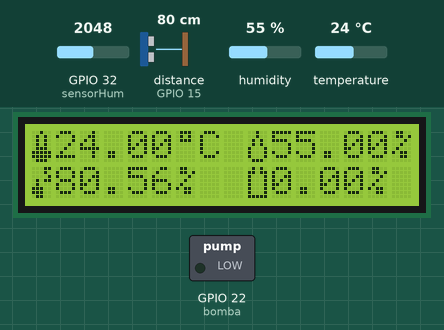
Simulated run of this sketch. Board: ESP32. On the bench: 16×2 character LCD, switched loads named in the sketch (green lamp = pin HIGH). Wiring (inferred from the names in the program): ultrasonic range finder: trigger GPIO 4; echo GPIO 15. The inputs (shaded band) are chosen by the test bench; at power-on: distance to the obstacle (sensor on GPIO 15) 80 cm, GPIO 32 (sensorHum) = 2048, humidity 55 %, temperature 24 °C. The echo pulse lasts 58.3 µs per cm; WiFi joins after 1.5 s; servers stay silent unless stated; uploads are accepted with an empty reply; pins used as bus, display or sensor lines are not drawn; what the sketch prints to the serial monitor is not drawn.

Above: at 3.2 s.
3.3 s: distance to the obstacle (sensor on GPIO 15) set to 2 cm
At 5.0 s:
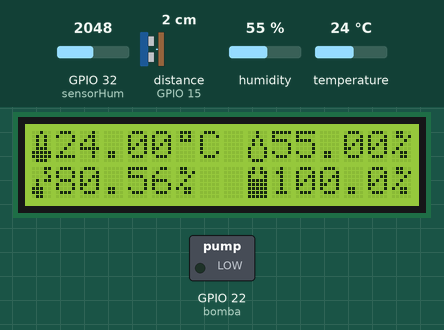
5.6 s: GPIO 32 (sensorHum) set to 2814
At 7.2 s:
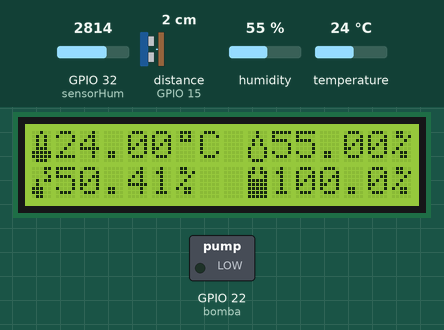
7.9 s: GPIO 32 (sensorHum) set to 2878
At 10.6 s:
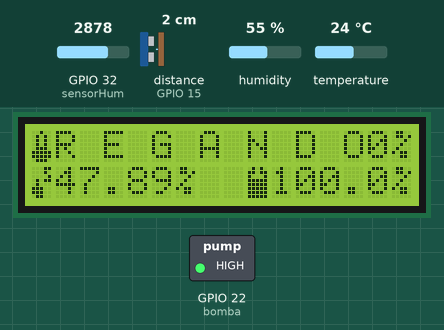
10.9 s: distance to the obstacle (sensor on GPIO 15) set to 22 cm
At 12.5 s:
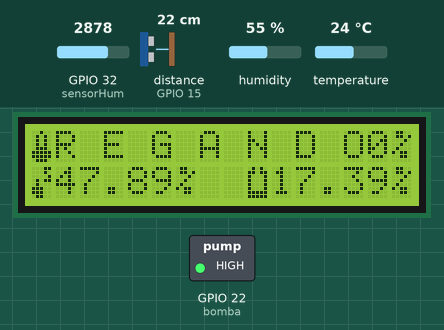
13.6 s: distance to the obstacle (sensor on GPIO 15) set to 28 cm
At 15.3 s:
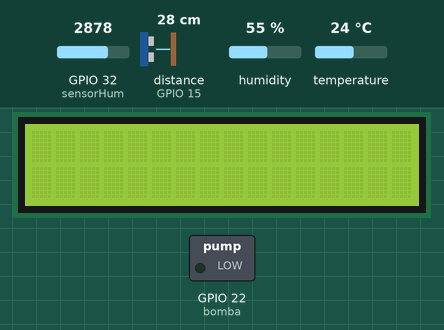
17.3 s: distance to the obstacle (sensor on GPIO 15) set to 9 cm
At 20.0 s:
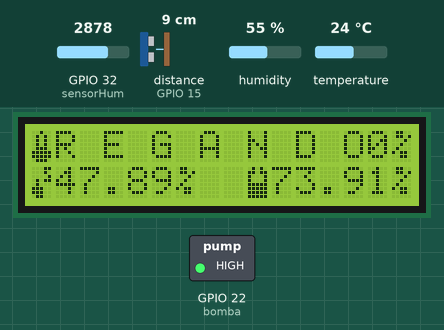
Timing chart, 0 to 21.5 s (numbered marks = the images above; inputs shaded):
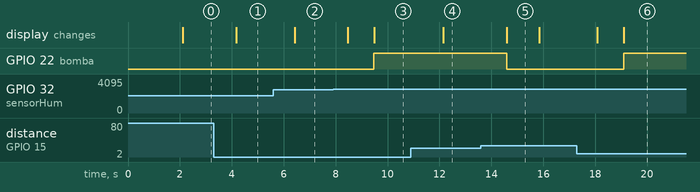

The sketch:

smartGHFinal.ino
```cpp
#include <HTTPClient.h>
#include <WiFi.h>
#include <LiquidCrystal.h>
#include <DHT.h>
#include <DHT_U.h>
#include <esp_wifi.h>
#include "config.h"
#define dht11 23
#define sensorHum 32
#define echoPin 15
#define trigPin 4
#define bomba 22

byte aguaVacia[8] = {
    0b01010,
    0b11011,
    0b10001,
    0b10001,
    0b10001,
    0b10001,
    0b10001,
    0b11111};
byte customChar[8] = {
    0b01110,
    0b01010,
    0b01110,
    0b00000,
    0b00000,
    0b00000,
    0b00000,
    0b00000};
byte porcentChar[] = {
    B01100,
    B01101,
    B00010,
    B00100,
    B01000,
    B10110,
    B00110,
    B00000};
byte termometro[] = {
    B00100,
    B01010,
    B01010,
    B01010,
    B01110,
    B11111,
    B11111,
    B01110};
byte gota[] = {
    B00100,
    B00100,
    B01010,
    B01010,
    B10001,
    B10001,
    B10001,
    B01110};
byte humSuelo[] = {
    B00011,
    B00010,
    B00001,
    B01011,
    B01000,
    B11100,
    B11100,
    B01100};
byte aguaLlena[] = {
    B01010,
    B11011,
    B10001,
    B11111,
    B11111,
    B11111,
    B11111,
    B11111};
byte aguaMedioLlena[] = {
    B01010,
    B11011,
    B10001,
    B10001,
    B11111,
    B11111,
    B11111,
    B11111};
byte aguaMitad[] = {
    B01010,
    B11011,
    B10001,
    B10001,
    B10001,
    B11111,
    B11111,
    B11111};
byte aguaBaja[] = {
    B01010,
    B11011,
    B10001,
    B10001,
    B10001,
    B10001,
    B11111,
    B11111};

DHT dht(dht11, DHT11);

const int rs=13 , en=12 , d4=14 , d5=27, d6=26, d7=25; // vo = potenciometro, vdd = 5V, k = ground, a = 5V,rw = ground, vss = ground
LiquidCrystal lcd(rs, en, d4, d5, d6, d7);
//ip estática
IPAddress ip_local(192,168,0,26);
IPAddress gateway(192,168,0,1);
IPAddress subnet(255,255,255,0);
IPAddress primaryDNS(8,8,8,8);
IPAddress secondaryDNS(8,8,4,4);

//mac personalizada
// uint8_t newMACAddress[] = {0x30, 0x45, 0x96, 0x1F, 0xBE, 0x2E};

float t, h, humS, hS, agua;
long seg, distance;
int bombaEstado = 0;

unsigned long time1;
int intervaloLecturas = 0;

void setup()
{
  Serial.begin(115200);
  dht.begin();
  lcd.begin(16, 2);
  lcd.createChar(0, customChar);
  lcd.createChar(1, porcentChar);
  lcd.createChar(2, termometro);
  lcd.createChar(3, gota);
  lcd.createChar(4, humSuelo);
  lcd.clear();
  pinMode(trigPin, OUTPUT);
  pinMode(echoPin, INPUT);
  digitalWrite(trigPin, LOW);
  pinMode(bomba, OUTPUT);
  digitalWrite(bomba, LOW);
  bombaEstado = 0;
  WiFi.mode(WIFI_STA);

  if (!WiFi.config(ip_local, gateway, subnet, primaryDNS, secondaryDNS)) {
    Serial.println("Error en configuracion");
  }

  WiFi.begin(ssid, password);

  Serial.print("Conectando...");
  lcd.setCursor(0,0);
  lcd.print("Conectando......");
  while (WiFi.status() != WL_CONNECTED) { //Check for the connection
    delay(500);
    Serial.print(".");
  }

  Serial.print("Conectado con éxito, mi IP es: ");
  Serial.println(WiFi.localIP());
  Serial.print("[OLD] ESP32 MAC Address:  ");
  Serial.println(WiFi.macAddress());
  lcd.print("Conectado :)");
  delay(500);
  lcd.clear();
  //configuramos la mac personalizada
  // esp_wifi_set_mac(WIFI_IF_STA, &newMACAddress[0]);
  // Serial.print("[NEW] ESP32 MAC Address:  ");
  // Serial.println(WiFi.macAddress());

}

void loop()
{
  time1 = millis(); // cada 5 segundos actualizar datos

  t = dht.readTemperature();
  h = dht.readHumidity();

  digitalWrite(trigPin, HIGH);
  delayMicroseconds(10);
  digitalWrite(trigPin, LOW);
  seg = pulseIn(echoPin, HIGH);
  distance = seg / 59; // 2 cm = 100%, 25cm = 0%
  agua = ((25.0 - distance) * 100.0) / 23.0;

  humS = analogRead(sensorHum); // 4095 seco y 1554 humedad perfecta
  hS = ((4095.0 - humS) * 100.0) / 2541.0;

  Serial.println("Temperatura: " + String(t) + "°C " + "Humedad: " + String(h) + "%");
  Serial.println("Humedad de suelo: " + String(hS) + " Nivel de agua: " + String(agua) + "%");
  Serial.println("Distancia:" + String(distance) + "cm Estado bomba: " + String(bombaEstado) + "\n");
   if (hS > 100.0)
  {
    hS = 100.0;
  }
  if (hS < 0.0)
  {
    hS = 0.0;
  }

  if (agua > 100.0 || distance <= 3)
  {
    agua = 100.0;
  }
  if (agua < 0.0 || distance >= 24)
  {
    agua = 0.0;
  }
  mostrarHumedadSuelo();
  mostrarNivelAgua();
  mostrarDHT11();
  if (bombaEstado == 0)
  {
    if (hS <= 49 && agua >= 15)
    {
      bombaEstado = 1;
    }
  }
  else
  {
    regar(agua);
  }
   if (time1 - intervaloLecturas >= 5000)
  {
    intervaloLecturas = time1;
    String datos = "METHOD=DATOS&temp=" + String(t) + "&hum=" + String(h) + "&humS=" + String(hS) + "&nivelAgua=" + String(agua) + "&bomba=" + String(bombaEstado);
    mandarDatos(datos);
  }
  delay(1000);
}
void regar(float agua)
{
  String datos = "METHOD=RIEGO&nivelAgua=" + String(agua);
  digitalWrite(bomba, HIGH);
  lcd.setCursor(1,0);
  lcd.print("R E G A N D O");
  mostrarHumedadSuelo();
  mostrarNivelAgua();
  Serial.println("\nREGADO\n");
  if (hS >= 50 || agua <= 0)
  {
    digitalWrite(bomba, LOW);
    bombaEstado = 0;
    lcd.clear();
  }
  mandarDatos(datos);
}

void mostrarDHT11()
{
  // mostrar temperatura ambiental
  lcd.setCursor(0, 0);
  lcd.write(byte(2));
  lcd.print(t);
  lcd.write(byte(0));
  lcd.print("C ");
  // mostrar humedad ambiental
  lcd.setCursor(9, 0);
  lcd.write(byte(3));
  lcd.print(h);
  lcd.write(byte(1));
}
void mostrarHumedadSuelo()
{
  // mostrar humedad de suelo
  if (hS <= 0.0)
  {
      lcd.setCursor(0, 1);
      lcd.write(byte(4));
      lcd.print(hS);
      lcd.write(byte(1));
      lcd.setCursor(6, 1);
      lcd.print("   ");

  }
  else
  {
    lcd.setCursor(0, 1);
    lcd.write(byte(4));
    lcd.print(hS);
    lcd.write(byte(1));
    if (hS < 10.0)
    {
      lcd.setCursor(6, 1);
      lcd.print(" ");
      lcd.setCursor(7, 1);
      lcd.print(" ");
    }
    lcd.setCursor(7, 1);
    lcd.print(" ");
    if (hS == 100.0)
    {
      lcd.setCursor(7, 1);
      lcd.write(byte(1));
    }
  }
}
void mostrarNivelAgua()
{
  // mostrar nivel de agua
  if (agua <= 0.0)
  {
      lcd.createChar(5, aguaVacia);
      lcd.setCursor(9, 1);
      lcd.write(byte(5));
      lcd.print(agua);
      lcd.write(byte(1));
      lcd.setCursor(15, 1);
      lcd.print(" ");
  }
  else
  {
    if (agua >= 0 && agua <= 24)
      lcd.createChar(5, aguaBaja);
      lcd.setCursor(9, 1);
      lcd.write(byte(5));
    if (agua >= 25 && agua <= 49)
    {
      lcd.createChar(5, aguaMitad);
      lcd.setCursor(9, 1);
      lcd.write(byte(5));
    }
    if (agua >= 50 && agua <= 74)
    {
      lcd.createChar(5, aguaMedioLlena);
      lcd.setCursor(9, 1);
      lcd.write(byte(5));
    }
    if (agua >= 75 && agua <= 100)
    {
      lcd.createChar(5, aguaLlena);
      lcd.setCursor(9, 1);
      lcd.write(byte(5));
    }
    lcd.setCursor(10, 1);
    lcd.print(agua);
    lcd.write(byte(1));
    if (agua <= 9)
    {
      lcd.setCursor(15, 1);
      lcd.print(" ");
    }
    if (agua == 100.0)
    {
      lcd.setCursor(15, 1);
      lcd.write(byte(1));
    }
  }
}

void mandarDatos(String datos){
  if (WiFi.status() == WL_CONNECTED)
  { // Check WiFi connection status
    HTTPClient http;
    http.begin(url_server);
    http.addHeader("Content-Type", "application/x-www-form-urlencoded"); // Preparamos el header text/plain si solo vamos a enviar texto plano sin un paradigma llave:valor.
    Serial.println(datos);
    int response = http.POST(datos); // Enviamos el post pasándole, los datos que queremos enviar. (esta función nos devuelve un código que guardamos en un int)

    if (response > 0)
    {
      Serial.println("Código HTTP ► " + String(response)); // Print return code

      if (response == 200)
      {
        Serial.println("Todo salio bien :)");
      }
    }
    else
    {
      Serial.print(" Error enviando POST, código: ");
      Serial.println(response);
    }
    http.end(); // libero recursos
  }
  else
  {
    Serial.println("Error en la conexión WIFI");
  }
}
```

config.h
```cpp
// const char *ssid = "Ubee72B3-2.4G";
// const char *password = "NFOYQQU30E";
const char *ssid = "Software";
const char *password = "software22";

const char *url_server = "https://192.168.0.9/api/index.php";
```

Measured:
- the behaviour switches between 2849 and 2850 on GPIO 32 (sensorHum) (found by bisection; images 2 and 3)
- the behaviour switches between 24 and 25 cm on distance to the obstacle (sensor on GPIO 15) (found by bisection; images 4 and 5)
- after the input at 3.3 s, the display: changes after 0.87 s (image 1)
- after the input at 5.6 s, the display: changes after 0.82 s (image 2)
- after the input at 7.9 s, GPIO 22 (bomba): LOW → HIGH after 1.6 s; the display: first changes after 0.56 s (image 3 shows a later state)
- after the input at 10.9 s, the display: changes after 1.2 s (image 4)
- after the input at 13.6 s, GPIO 22 (bomba): HIGH → LOW after 1.0 s; the display: changes after 1.0 s (image 5)
- after the input at 17.3 s, GPIO 22 (bomba): LOW → HIGH after 1.8 s; the display: first changes after 0.79 s (image 6 shows a later state)
